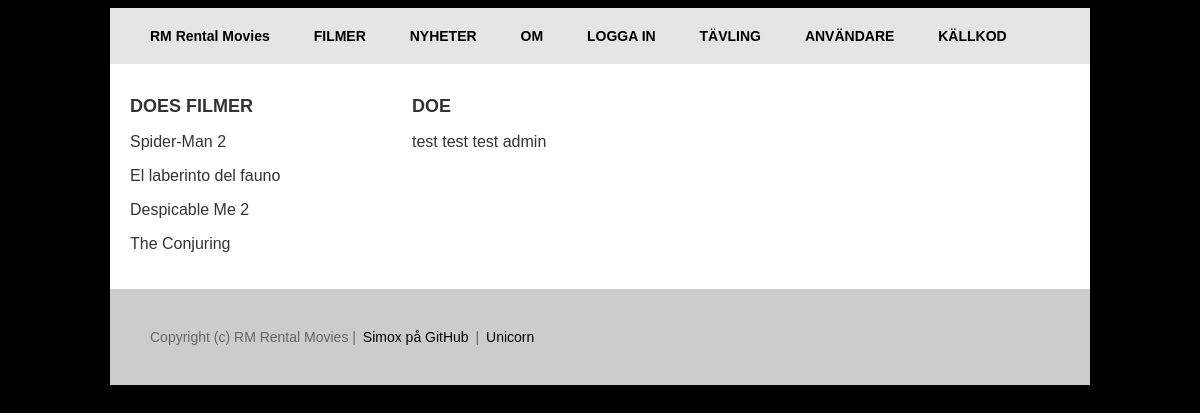
The app's page /webroot/users.php?name=doe with its own data.
### tables this page shows
CREATE TABLE IF NOT EXISTS `kmom07_Users` (
`id` int(11) NOT NULL,
  `name` varchar(80) NOT NULL,
  `type` varchar(12) DEFAULT 'user',
  `text` text,
  `password` char(32) DEFAULT NULL,
  `salt` int(11) NOT NULL,
  `movies` text
);

### src/CDatabase/CDatabase.php (called while the page is built, shortened)
<?php
class CDatabase {
	private $db   = null;
	public function __construct($options) {
		$default = array(
			'dsn' => null,
			'username' => null,
			'password' => null,
			'driver_options' => null,
			'fetch_style' => PDO::FETCH_OBJ,
		);
		$this->options = array_merge($default, $options);
		try {
			$this->db = new PDO($this->options['dsn'], $this->options['username'], $this->options['password'], $this->options['driver_options']);
		}
		catch(Exception $e) {
			throw new PDOException('Could not connect to database, hiding connection details.');
		}
		$this->db->SetAttribute(PDO::ATTR_DEFAULT_FETCH_MODE, $this->options['fetch_style']);
	}
	public function ExecuteSelectQueryAndFetchAll($query, $params=array(), $debug=false, $fetchStyle=null) {
		$this->stmt = $this->db->prepare($query);
		$this->stmt->execute($params);
		$res = $this->stmt->fetchAll($fetchStyle);
		$rows = count($res);
		$logQuery = $query . "\n\nResultset has $rows rows.";
		return $res;
	}
}

### webroot/users.php (the view, shortened to what this page needs)
<?php
include(__DIR__.'/config.php');
$name = isset($_GET['name']) ? $_GET['name'] : null;
$output = null;
$outputAside = null;
if (isset($name)) {
	$res = $db->ExecuteSelectQueryAndFetchAll('SELECT * FROM kmom07_Users WHERE name = ? LIMIT 1;', array($name));
	if (sizeof($res) == 1) {
		$currentUser = $res[0];
		$output .= "
			<h1>{$currentUser->name}</h1>
			<p>{$currentUser->text}</p>
		";
		$outputAside .= "<h1>{$currentUser->name}s filmer</h1>";
		$currentUserMovies = $currentUser->movies;
		$currentUserMovies = array_filter(explode('.', $currentUserMovies));
		if (sizeof($currentUserMovies) > 0) {
			foreach ($currentUserMovies as $movie) {
				$outputAside .= "<p>{$movie}</p>";
			}
		} else {
			$outputAside .= "<p>Inga filmer</p>";
		}
	} else {
		$output .= "<p>Det finns ingen användare med det namnet.</p>";
	}
} else {
	$res = $db->ExecuteSelectQueryAndFetchAll("SELECT * FROM kmom07_Users;");
	$output = "<h1>Alla användare</h1>";
	foreach ($res as $currentUser) {
		$output .= "<p><a href='?name={$currentUser->name}'>{$currentUser->name}</a></p>";
	}
}
$simox['main'] = <<<EOD
<div id='ContentWrapper'>
	<div id='content-aside' style='float:left;'>
		{$outputAside}
	</div>
	<div id='content-info'>
		{$output}
	</div>
</div>
EOD;

### webroot/css/style.css (style rules this page uses)
body { color: #333; font-family: arial, sans-serif; background-color: black; }
#main h1 { font-size:18px; text-transform:uppercase; font-weight:bold; clear:both; }
#ContentWrapper { background-color:white; overflow:hidden; padding:20px; }
#content-info { width:70%; float:left; margin-bottom:15px; }
#content-aside { width:30%; float:left; }

### records on screen
kmom07_users: name "DOE", movies "Spider-Man 2", movies "El laberinto del fauno", movies "Despicable Me 2", movies "The Conjuring", text "test test test admin"

### other values on screen
$item['text'] "RM Rental Movies"
$item['text'] "FILMER"
$item['text'] "NYHETER"
$item['text'] "OM"
$item['text'] "LOGGA IN"
$item['text'] "TÄVLING"
$item['text'] "ANVÄNDARE"
$item['text'] "KÄLLKOD"
